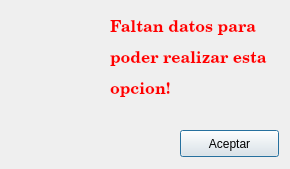
<?xml version="1.0" encoding="UTF-8"?>
<ui version="4.0">
 <class>Dialog</class>
 <widget class="QDialog" name="Dialog">
  <property name="geometry">
   <rect>
    <x>0</x>
    <y>0</y>
    <width>290</width>
    <height>169</height>
   </rect>
  </property>
  <property name="windowTitle">
   <string>Dialog</string>
  </property>
  <widget class="QLabel" name="label">
   <property name="geometry">
    <rect>
     <x>20</x>
     <y>10</y>
     <width>81</width>
     <height>101</height>
    </rect>
   </property>
   <property name="styleSheet">
    <string notr="true">border-image: url(:/advertencia/220px-Achtung.svg.png);</string>
   </property>
   <property name="text">
    <string/>
   </property>
  </widget>
  <widget class="QLabel" name="label_2">
   <property name="geometry">
    <rect>
     <x>110</x>
     <y>0</y>
     <width>161</width>
     <height>121</height>
    </rect>
   </property>
   <property name="font">
    <font>
     <family>Century Schoolbook L</family>
     <pointsize>12</pointsize>
     <weight>75</weight>
     <bold>true</bold>
    </font>
   </property>
   <property name="text">
    <string>&lt;html&gt;&lt;head/&gt;&lt;body&gt;&lt;p align=&quot;justify&quot;&gt;&lt;span style=&quot; color:#ff0000;&quot;&gt;Faltan datos para&lt;/span&gt;&lt;/p&gt;&lt;p align=&quot;justify&quot;&gt;&lt;span style=&quot; color:#ff0000;&quot;&gt;poder realizar esta&lt;/span&gt;&lt;/p&gt;&lt;p align=&quot;justify&quot;&gt;&lt;span style=&quot; color:#ff0000;&quot;&gt;opcion!&lt;/span&gt;&lt;/p&gt;&lt;/body&gt;&lt;/html&gt;</string>
   </property>
  </widget>
  <widget class="QPushButton" name="boton_cerrar">
   <property name="geometry">
    <rect>
     <x>180</x>
     <y>130</y>
     <width>99</width>
     <height>27</height>
    </rect>
   </property>
   <property name="text">
    <string>Aceptar</string>
   </property>
  </widget>
 </widget>
 <resources>
  <include location="advertencia2.qrc"/>
 </resources>
 <connections>
  <connection>
   <sender>boton_cerrar</sender>
   <signal>clicked()</signal>
   <receiver>Dialog</receiver>
   <slot>close()</slot>
   <hints>
    <hint type="sourcelabel">
     <x>229</x>
     <y>143</y>
    </hint>
    <hint type="destinationlabel">
     <x>144</x>
     <y>84</y>
    </hint>
   </hints>
  </connection>
 </connections>
</ui>
